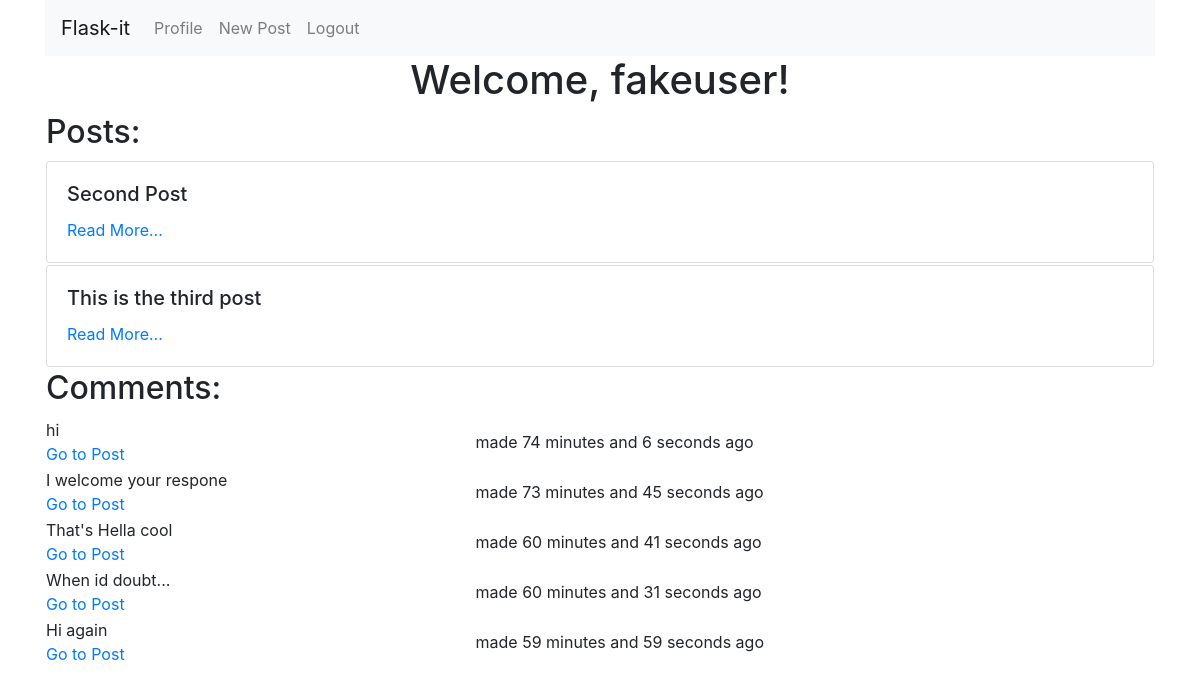
The app's page /profile (signed in) with its own data.
### flask_blog/models/users.py (models this page shows, shortened)
class User(UserMixin, db.Model):
	id = db.Column(db.Integer, primary_key=True)
	username = db.Column(db.String(32), unique=True)
	password = db.Column(db.String(100))
	displayname = db.Column(db.String(100))
	biotext = db.Column(db.Text)
	created_at = db.Column(db.DateTime)
	profilepictureurl = db.Column(db.String(1000))

### flask_blog/models/entries.py (models this page shows, shortened)
class Entry(db.Model):
	__tablename__ = 'entries'
	id = db.Column(db.Integer, primary_key=True)
	title = db.Column(db.String(50), unique=True)
	imglnk = db.Column(db.String(1000))
	text = db.Column(db.Text)
	created_by = db.Column(db.String(32))
	created_at = db.Column(db.DateTime)

### flask_blog/models/comments.py (models this page shows, shortened)
class Comment(db.Model):
    _N = 6
    id = db.Column(db.Integer, primary_key=True)
    text = db.Column(db.String(140))
    author = db.Column(db.String(32))
    parentpostID = db.Column(db.Integer)
    timestamp = db.Column(db.DateTime(), default=datetime.utcnow, index=True)
    path = db.Column(db.Text, index=True)
    parent_id = db.Column(db.Integer, db.ForeignKey('comment.id'))
    replies = db.relationship(
        'Comment', backref=db.backref('parent', remote_side=[id]),
        lazy='dynamic')
    def getPassedTimeStamp(self):
        current = datetime.utcnow() -self.timestamp
        minutes = divmod(current.total_seconds(), 60)
        return f'{int(minutes[0])} minutes and {int(minutes[1])} seconds'

### flask_blog/views/views.py (the view)
@app.route('/profile')
def profile():
	if not session.get('logged_in'):
		return redirect(url_for('welcome'))
	entries = Entry.query.filter_by(created_by=current_user.username)
	comments = Comment.query.filter_by(author=current_user.username)
	return render_template('profile.html',name=current_user.username,entries=entries, comments=comments)

### flask_blog/__init__.py (called while the page is built)
@login_manager.user_loader
def load_user(user_id):
	return User.query.get(int(user_id))

### flask_blog/templates/profile.html
{% extends "layout.html" %}
{% block body %}
<h1 style="text-align: center;">Welcome, {{name}}!</h1>
<table style="width:100%">
	<tr>
		<th>
			<h2> Posts: </h2>
		</th>
	</tr>
		{% for entry in entries %}
		<tr>
		<td>
    	<div class="card">
        	<div class="card-body">
            	<h5 class="card-title">{{ entry.title }}</h5>
				<a href="{{ url_for('show_entry', id=entry.id) }}" class="card-link">Read More...</a>
        	</div>
    	</div>
		</td>
		</tr>
		{% else %}
		<tr>
    		<td>No Post</td>
		</tr>
		{% endfor %}
</table>
<table style="width:100%">
	<tr>
		<th>
			<h2> Comments: </h2>
		</th>
	</tr>
		{% for comment in comments %}
		<tr>
    		<td>{{comment.text}}<br><a href="{{ url_for('show_entry',id=comment.parentpostID) }}" class="card-link">Go to Post</a></td>
			<td>made {{comment.getPassedTimeStamp()}} ago
			</tr>
{% else %}
<tr>
    <td>No Comments</td>
</tr>
{% endfor %}
</table>
{% endblock %}

### flask_blog/templates/layout.html (shortened to what this page needs)
<!doctype html>
<link rel="stylesheet" href="https://maxcdn.bootstrapcdn.com/bootstrap/4.0.0/css/bootstrap.min.css">
<div class="container">
    <nav class="navbar navbar-expand-lg navbar-light bg-light">
        <a class="navbar-brand" href="/">Flask-it</a>
        <div class="collapse navbar-collapse" id="navbarNav">
            <ul class="nav navbar-nav navbar-right">
				{% if not current_user.is_authenticated %}
                <li class="nav-item">
                    <a class="nav-link" href="{{ url_for('login') }}">Login</a>
                </li>
				<li class="nav-item">
                    <a class="nav-link" href="{{ url_for('signup') }}">Sign Up</a>
                </li>
				{% else %}
				<li class="nav-item">
					<a class="nav-link" href="{{url_for('profile')}}">Profile</a>
				</li>
				<li class="nav-item">
    				<a class="nav-link" href="{{ url_for('new_entry') }}">New Post</a>
				</li>
                <li class="nav-item">
                    <a class="nav-link" href="{{ url_for('logout') }}">Logout</a>
                </li>
				{% endif %}
            </ul>
        </div>
    </nav>
    <div class="blog-body">
        {% block body %}{% endblock %}
    </div>
</div>

### records on screen
User: username "fakeuser"
Entry: title "Second Post"
Entry: title "This is the third post"
Comment: text "hi", getPassedTimeStamp "74 minutes and 6 seconds"
Comment: text "I welcome your respone", getPassedTimeStamp "73 minutes and 45 seconds"
Comment: text "That's Hella cool", getPassedTimeStamp "60 minutes and 41 seconds"
Comment: text "When id doubt...", getPassedTimeStamp "60 minutes and 31 seconds"
Comment: text "Hi again", getPassedTimeStamp "59 minutes and 59 seconds"
